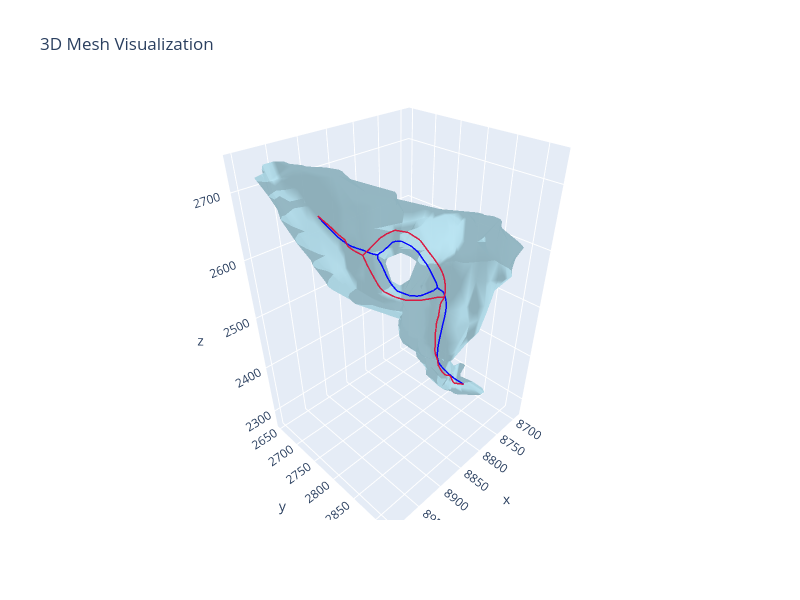

This figure's notebook cell:
### Markdown cell above
# Skeleton optimization

### Code cell
from mcf2swc import (
    SkeletonGraph,
    MeshManager,
    SkeletonOptimizer,
    SkeletonOptimizerOptions,
)

do_skeleton_optimization = True

if do_skeleton_optimization:
    opts = SkeletonOptimizerOptions(
        max_iterations=5,
        step_size=5.0,
        smoothing_weight=0.1,
        verbose=True,
    )
    # Create optimizer and check for surface crossing
    optimizer = SkeletonOptimizer(raw_skeleton, mm.mesh, opts)
    has_crossing, num_outside, max_dist = optimizer.check_surface_crossing()
    print(f"Surface crossing: {has_crossing}")
    print(f"Points outside: {num_outside}/{raw_skeleton.total_points()}")
    print(f"Max distance: {max_dist:.4f}")
    # Run optimization
    print("\nOptimizing skeleton...")
    optimized_skeleton = optimizer.optimize()

    skeleton = optimized_skeleton
    all_skeletons = [raw_skeleton, optimized_skeleton]
else:
    skeleton = raw_skeleton
    all_skeletons = [raw_skeleton]


mm.visualize_mesh_3d(skel=all_skeletons, skel_color=["crimson", "blue"])

### Figure 1 — Plotly figure (JSON) as saved in the notebook; plotly's stock layout.template omitted (floating-point values rounded to 4 significant figures; data arrays with more than 128 entries replaced by an {"elided": "..."} marker saying what was removed)
{"data": [{"color": "lightblue", "i": {"elided": "1016 int values"}, "j": {"elided": "1016 int values"}, "k": {"elided": "1016 int values"}, "name": "Mesh", "opacity": 0.8, "type": "mesh3d", "x": {"elided": "508 float values"}, "y": {"elided": "508 float values"}, "z": {"elided": "508 float values"}}, {"line": {"color": "blue", "width": 3}, "mode": "lines", "name": "Skeleton 0", "opacity": 0.95, "showlegend": false, "type": "scatter3d", "x": {"elided": "354 float values"}, "y": {"elided": "354 float values"}, "z": {"elided": "354 float values"}}, {"line": {"color": "crimson", "width": 3}, "mode": "lines", "name": "Skeleton 1", "opacity": 0.95, "showlegend": false, "type": "scatter3d", "x": {"elided": "354 float values"}, "y": {"elided": "354 float values"}, "z": {"elided": "354 float values"}}], "layout": {"autosize": false, "height": 600, "scene": {"aspectmode": "data", "xaxis": {"visible": true}, "yaxis": {"visible": true}, "zaxis": {"visible": true}}, "title": {"text": "3D Mesh Visualization"}, "width": 800}}
